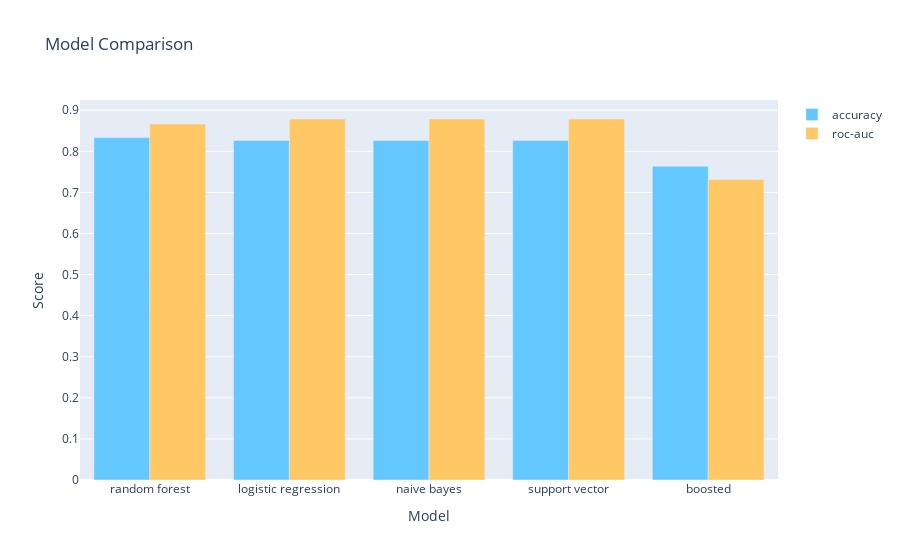

Notebook source saved alongside this figure:
### Code cell
# display results with plotly
trace0 = go.Bar(x= evaldf.index,
                y= evaldf['accuracy'].values,
                name='accuracy',
                marker=dict(color='rgb(100,200,300)'))
trace1 = go.Bar(x= evaldf.index,
                y= evaldf['rocauc'].values,
                name='roc-auc',
                marker=dict(color='rgb(300,200,100)'))
# now the layout
layout=go.Layout(title='Model Comparison',
                   xaxis= dict(title='Model'),
                   yaxis=dict(title='Score'))
# bind using go.Figure
fig = go.Figure(data=[trace0, trace1], layout=layout)
fig

### Figure 1 — Plotly figure (JSON) as saved in the notebook; plotly's stock layout.template omitted (floating-point values rounded to 4 significant figures)
{"data": [{"marker": {"color": "rgb(100,200,300)"}, "name": "accuracy", "type": "bar", "x": ["random forest", "logistic regression", "naive bayes", "support vector", "boosted"], "y": [0.8333, 0.8264, 0.8264, 0.8264, 0.7639]}, {"marker": {"color": "rgb(300,200,100)"}, "name": "roc-auc", "type": "bar", "x": ["random forest", "logistic regression", "naive bayes", "support vector", "boosted"], "y": [0.8667, 0.8786, 0.8786, 0.8786, 0.7315]}], "layout": {"autosize": true, "title": {"text": "Model Comparison"}, "xaxis": {"autorange": true, "range": [-0.5, 4.5], "title": {"text": "Model"}, "type": "category"}, "yaxis": {"autorange": true, "range": [0, 0.9249], "title": {"text": "Score"}, "type": "linear"}}}
